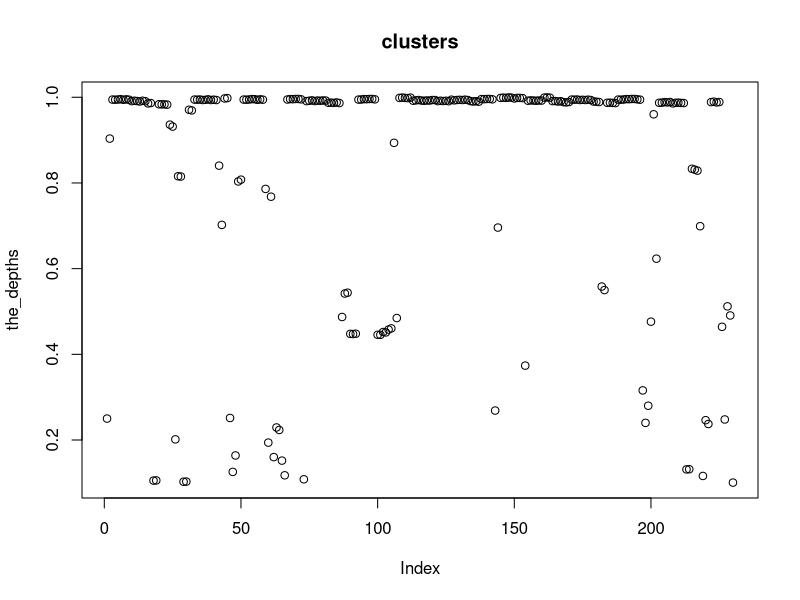

R code for this plot:
depth_data<-read.table("depth_counts.txt",header = TRUE)

depth_data<-depth_data[depth_data$CountMatch!=depth_data$Depth,]

depth_data$difference<-(depth_data$Depth-depth_data$CountMatch)


depth_data$var_sig<-ifelse(depth_data$difference>=depth_data$Depth*0.1,"nice","bad")
depth_data<-depth_data[depth_data$var_sig=="nice",]

depth_data$difference<-(depth_data$difference)/depth_data$Depth
rownamestostore<-row.names(depth_data)
depth_data<-data.frame(variants=depth_data[,8])
row.names(depth_data)<-rownamestostore

groups<-data.frame(pos=as.vector(row.names(depth_data)),similar_0.2_with=as.vector(rep("",NROW(depth_data))),stringsAsFactors=FALSE)


distance_matrix<-as.matrix(dist(depth_data,method = "minkowski"),rowna)

positions<-colnames(distance_matrix)
for (i in 1:NROW(distance_matrix)){
  for (j in 1:NROW(distance_matrix)) {
    

    distance=distance_matrix[i,j]
    if (distance<0.001)
    {
      
      
      
     groups[i,"similar_0.2_with"] <- paste(positions[j], groups[i,"similar_0.2_with"], sep = " ", collapse = " ")
      
      
      
      
      
      
    }
    
    
    
    
    
  }
  
}

unique_clusters<-as.data.frame(unique(groups[,2]))


groups[groups$pos=="823","similar_0.2_with"]








clusters<-data.frame(Cluster_name=seq(1,NROW(unique_clusters)),cluster=unique_clusters,stringsAsFactors = FALSE)

the_depths<-NULL
for (i  in 1:NROW(clusters)) {
 
  the_cluster_analysis<-clusters[i,2]
  the_cluster_analysis<-strsplit(as.character(the_cluster_analysis)," ")
  the_cluster_analysis<-the_cluster_analysis[[1]]
  
  the_depths<-append(the_depths,depth_data[row.names(depth_data)%in%the_cluster_analysis,1])
  
  
  
   
}



plot(the_depths,main=paste("clusters"))


#testing the sorting method

depth_data<-depth_data[order(depth_data$variants),]



r1<-c(1.4,1.6)
r2<-c(1.5,1.0)

dist(rbind(r1,r2),method = "euclidean")
dist(rbind(r1,r2),method = "manhattan")
dist(rbind(r1,r2),method = "maximum")


age<-c(13, 15,
16, 16, 19, 20, 20, 21, 22, 22, 25, 25, 25, 25, 30, 33, 33, 35, 35, 35, 35, 36, 40, 45, 46,
52, 70)
